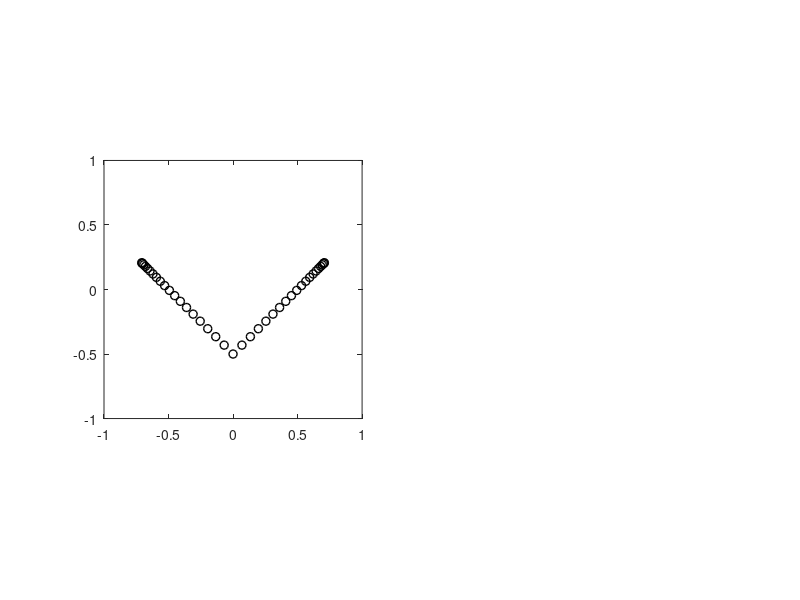

MATLAB code for this plot: (Note: this script raises an error after producing the figure.)
disp('Running MATLAB script file OODAfig7p4.m') ;
%
%    Makes Figure 7.4 of the OODA book,
%    Illustrates Median Rotation Invariance
%
%    Copied from OODAbookChpEFigDToyMedianRotInv.m
%    in:        OODAbook\ChapterE
%


%  Set up data
%
no2 = 20 ;
vi = (1:no2)' / no2 ;
     %  equally spaced on [1/n,1]
vx1 = (1 - (1 - vi).^2) / sqrt(2) ;
     %  densely packed at outer edge
vy1 = vx1 - 1/2 ;
vx = [-vx1; 0; vx1] ;
vy = [vy1; -1/2; vy1] ;
chx = [-vx1(end); 0; vx1(end); -vx1(end)] ;
chy = [vy1(end); -1/2; vy1(end); vy1(end)] ;

theta1 = 0 ;
theta2 = pi/4 ;


%  Make graphics
%
figure(1) ;
clf ;
symlw = 2 ;
symms = 10 ;

subplot(1,2,1) ;    %  make first rotation plot
  vxrot = cos(theta1) * vx + sin(theta1) * vy ;
  vyrot = -sin(theta1) * vx + cos(theta1) * vy ;
  chxrot = cos(theta1) * chx + sin(theta1) * chy ;
  chyrot = -sin(theta1) * chx + cos(theta1) * chy ;
  plot(vxrot,vyrot,'ko','LineWidth',1,'MarkerSize',6) ;
    axis([-1,1,-1,1]) ;
    axis square ;
  xmed = median(vxrot) ;
  ymed = median(vyrot) ;
  vmedian = rmeanSM([vxrot vyrot]) ;
  hold on ;
    plot(xmed,ymed,'r+','LineWidth',symlw,'MarkerSize',symms) ;
    plot(vmedian(1),vmedian(2),'x','LineWidth',symlw, ...
                 'MarkerSize',symms,'Color',[0 0.6 0.6]) ;
  hold off ;


subplot(1,2,2) ;    %  make second rotation plot
  vxrot = cos(theta2) * vx + sin(theta2) * vy ;
  vyrot = -sin(theta2) * vx + cos(theta2) * vy ;
  chxrot = cos(theta2) * chx + sin(theta2) * chy ;
  chyrot = -sin(theta2) * chx + cos(theta2) * chy ;
  plot(vxrot,vyrot,'ko','LineWidth',1,'MarkerSize',6) ;
    axis([-1,1,-1,1]) ;
    axis square ;
  xmed = median(vxrot) ;
  ymed = median(vyrot) ;
  vmedian = rmeanSM([vxrot vyrot]) ;
  hold on ;
    plot(xmed,ymed,'r+','LineWidth',symlw,'MarkerSize',symms) ;
    plot(vmedian(1),vmedian(2),'x','LineWidth',symlw, ...
                 'MarkerSize',symms,'Color',[0 0.6 0.6]) ;
  hold off ;


%  Create png file
%
  orient portrait ;
  set(gcf,'PaperSize',[12.0, 4.0]) ; 
  set(gcf,'PaperPosition',[0.25, 0.25, 11.5, 3.5]) ; 
print('-dpng','OODAfig7p4.png') ;



